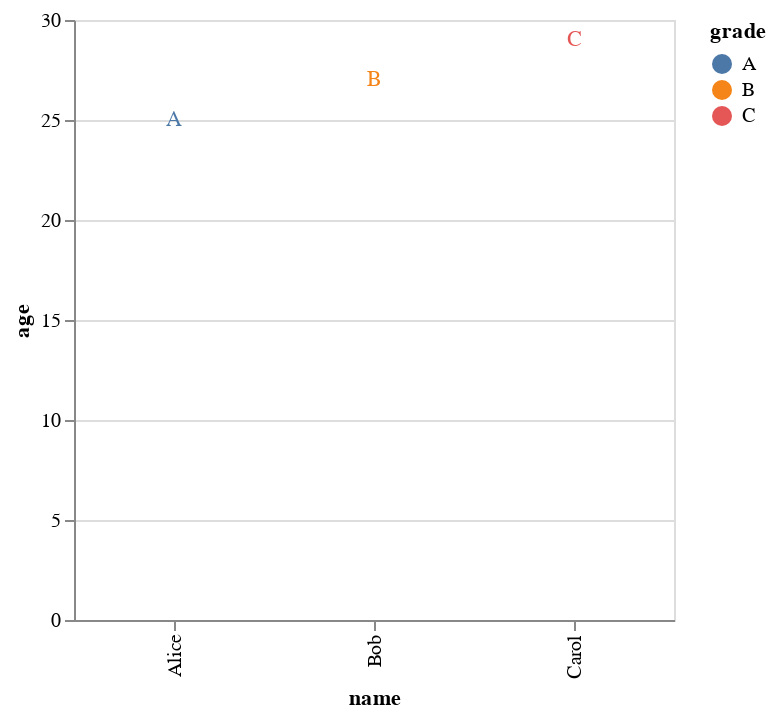

Notebook code for this chart:
### Code cell
alt.Chart(df).mark_text().encode(
    x='name',
    y='age',
    text='grade',
    color='grade'
).properties(
    width=300
)

### Figure 1 — Vega-Lite specification as saved in the notebook (floating-point values rounded to 4 significant figures)
{"config": {"view": {"continuousWidth": 300, "continuousHeight": 300}}, "data": {"name": "data-5b0904a982ec7c7c0c0aee77ecfc075f"}, "mark": {"type": "text"}, "encoding": {"color": {"field": "grade", "type": "nominal"}, "text": {"field": "grade", "type": "nominal"}, "x": {"field": "name", "type": "nominal"}, "y": {"field": "age", "type": "quantitative"}}, "width": 300, "$schema": "https://vega.github.io/schema/vega-lite/v5.16.3.json", "datasets": {"data-5b0904a982ec7c7c0c0aee77ecfc075f": [{"name": "Alice", "age": 25, "grade": "A"}, {"name": "Bob", "age": 27, "grade": "B"}, {"name": "Carol", "age": 29, "grade": "C"}]}}
